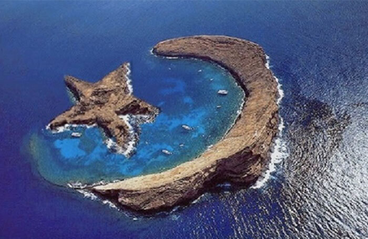
#> input picture Inpainting/Data/Ori/p1-nomor100_ori.png, 368 x 239 px, shrunk from 700 x 455 before the run
$ python -i inpainting-laplacian.py   (imports and definitions only)
#> lines starting #> are read from the running program, lines starting #| are printed output that depends on the picture; after the words box and inside, x2 and y2 are one past the last pixel; in counts of white or black regions, pixels touching at a corner belong together; long printed decimals are rounded
import matplotlib.pyplot as plt
from skimage import color #converting image to grayscale
from skimage import io #reading writing image
import glob
import os
import time
import numpy as np #array-matrices
# [1 line not run here, left out]

# susunan folder
# laplacian
# --> ori
#       --> p1-nomor1_ori.png
# --> defect
#       --> p1-nomor1_defect.png
# --> mask
#       --> p1-nomor1_mask.png
# --> inp
#       --> p1-nomor1_inp.png


# Computes the relative squared error between two arrays.
# antara gambar asli dengan gambar yg di inpaint
def compute_rse(var, var_hat):
    return np.linalg.norm(var - var_hat, 2) / np.linalg.norm(var, 2)

# Generates a 1D Laplacian kernel with the specified length T and parameter tau
# mendeteksi area tepi pada gambar
def laplacian(T, tau):
    ell = np.zeros(T)
    ell[0] = 2 * tau
    for k in range(tau):
        ell[k + 1] = -1
        ell[-k - 1] = -1
    return ell

# Computes the proximal operator for a 2D signal.
# memperbarui nilai piksel gambar
def prox_2d(z, w, lmbda, denominator):
    M, N = z.shape
    temp = np.fft.fft2(lmbda * z - w) / denominator
    temp1 = 1 - M * N / (lmbda * np.abs(temp))
    temp1[temp1 <= 0] = 0
    return np.fft.ifft2(temp * temp1).real

# Updates the variable z using the observed and missing parts of the signal.
# ?memperbarui variabel z menggunakan bagian yang diamati dan hilang dari sinyal.
def update_z(y_train, pos_train, x, w, lmbda, eta):
    z = x + w / lmbda
    z[pos_train] = (lmbda / (lmbda + eta) * z[pos_train]
                    + eta / (lmbda + eta) * y_train)
    return z

#  Updates the variable w.
# memperbarui variabel w, yang merupakan bagian dari proses iteratif untuk menemukan solusi yang optimal.
def update_w(x, z, w, lmbda):
    return w + lmbda * (x - z)

# Performs Laplacian convolution-based inpainting for 2D signals.
# melakukan inpainting berbasis konvolusi Laplacian untuk sinyal 2D. Ini mengatur proses iteratif
# dan memanggil fungsi lainnya untuk memperbarui gambar.
def laplacian_conv_2d(y_true, y, lmbda, gamma, eta, tau, maxiter = 50):
    M, N = y.shape
    pos_train = np.where(y != 0)
    y_train = y[pos_train]
    pos_test = np.where((y_true != 0) & (y == 0))
    y_test = y_true[pos_test]
    z = y.copy()
    w = y.copy()
    ell_1 = laplacian(M, tau)
    ell_2 = laplacian(N, tau)
    denominator = lmbda + gamma * np.fft.fft2(np.outer(ell_1, ell_2)) ** 2
    del y_true, y
    show_iter = 10
    for it in range(maxiter):
        # [4 lines of commented-out code are left out]
        x = prox_2d(z, w, lmbda, denominator)
        z = update_z(y_train, pos_train, x, w, lmbda, eta)
        w = update_w(x, z, w, lmbda)

        if (it + 1) % show_iter == 0:
            print(it + 1)
            print(compute_rse(y_test, x[pos_test]))
            print()
            # io.imshow(z)
            # plt.axis('off')
            # plt.show()

    return x

def number_file(path):
    # path: c:\user\.....\laplacian\defect\p1-nomor1_defect.png
    # mengambil nama file + type + extension
    filename = os.path.basename(path)
    print("filename ",filename)
    # hasilnya p1-nomor1_ori.png

    # mengambil nama file
    filenumber = filename.rsplit('_', 1)[0]
    print("filenumber",filenumber)
    # hasilnya p1-nomor1

    return filenumber

def base_path(path):
    # path: c:\user\.....\laplacian\defect\p1-nomor1_defect.png
    # mundur 1 dir, c:\....\laplacian\defect
    filebase =  os.path.dirname(path)
    print("filebase:", filebase)

    # mundur 1 dir, c:\....\laplacian
    filebase = os.path.dirname(filebase)
    print("filebase:", filebase)

    return filebase

def process_file(path):
    start_time = time.time()
    img = io.imread(path)
#> img is the input picture: shape (239, 368, 4); mean R, G, B, A 78.1, 90.4, 125.9, 255
    print("path: ", path)
    # path: c:\user\.....\laplacian\defect\p1-nomor1_defect.png

    # convert image to grayscale
    if img.shape[2] == 4:
        img = img[:, :, :3]
#> img: shape (239, 368, 3)
    imgGray = color.rgb2gray(img)
    print("img shape: ", img.shape)
#| img shape:  (239, 368, 3)

    M, N = imgGray.shape
#> M = 239; N = 368
    missing_rate = 0.9
    mask = imgGray * np.round(np.random.rand(M, N)+ 0.5 - missing_rate)
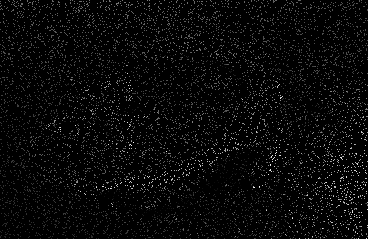
#> mask: shape (239, 368) float64; min 0, max 0.994, mean 0.0353

    print("sparse shape: ", mask.shape)
#| sparse shape:  (239, 368)
    # io.imshow(mask, cmap='gray')
    # plt.axis('off')
    # plt.show()
    filemask = os.path.join(base_path(path), 'mask', number_file(path) + '_mask.png')
    print("filemask:", filemask)
    # hasil C:\Users......\laplacian\mask\p1-nomor1_mask.png

    # supaya bs save
    sparse_img_uint8 = (mask * 255).astype(np.uint8)
    io.imsave(filemask, sparse_img_uint8)
    end_time = time.time()
    processing_time_mask = end_time - start_time
    print("Waktu pemrosesan mask:", processing_time_mask, "detik")

    start_time = time.time()
    # proses inpainting
    lmbda = 5e-3 * M * N
#> lmbda = 439.8
    gamma = 1 * lmbda
#> gamma = 439.8
    eta = 100 * lmbda
#> eta = 43976
    tau = 2
    maxiter = 100
    mat_hat = laplacian_conv_2d(imgGray, mask, lmbda, gamma, eta, tau, maxiter)
#> in laplacian_conv_2d, `pos_train = np.where(y != 0)`: pos_train = 8772 positions, rows 0 to 238, columns 0 to 367
#> in laplacian_conv_2d, `y_train = y[pos_train]`: y_train = 8772 values, max 0.994 at index 4748, min 0.0211 at index 6950, mean 0.354
#> in laplacian_conv_2d, `pos_test = np.where((y_true != 0) & (y == 0))`: pos_test = 79180 positions, rows 0 to 238, columns 0 to 367
#> the loop in laplacian_conv_2d, `for it in range(maxiter): # print("iteration ke", it) # print("show it..` made 100 passes
#| 0.5845
#| 0.3722
#| 0.2852
#| 0.2706
#| 0.2662
#| 0.2654
#| 0.2653
#| 0.2653
#> (further printed lines are left out)
#> pass 1, in prox_2d, `temp1 = 1 - M * N / (lmbda * np.abs(temp))`:
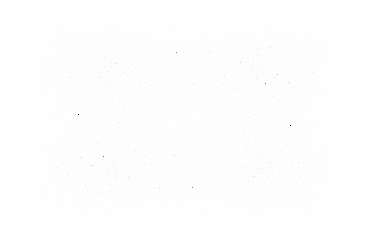
#> temp1: shape (239, 368) float64; min -1697272.3, max 0.935, mean -4204.7; drawn with min black and max white
#> pass 1, in update_z, `z = x + w / lmbda`:
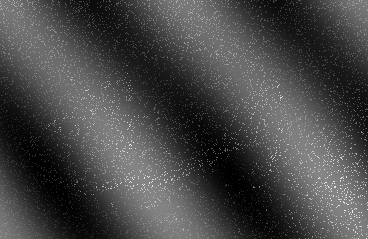
#> z: shape (239, 368) float64; min 0.0318, max 0.0362, mean 0.033; drawn with min black and max white
#> pass 1, in laplacian_conv_2d, `z = update_z(y_train, pos_train, x, w, lmbda, eta)`:
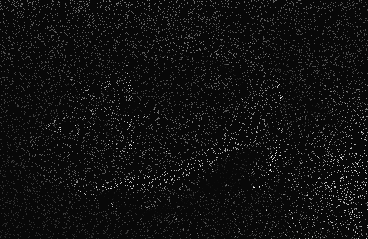
#> z: shape (239, 368) float64; 9.97% of pixels changed, all inside (x1, y1, x2, y2) = (0, 0, 368, 239)
#> after the loop in laplacian_conv_2d, `for it in range(maxiter):`:
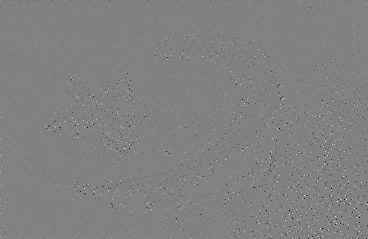
#> w: shape (239, 368) float64; min -7618, max 7409.9, mean -1; drawn with min black and max white
#> after the loop in laplacian_conv_2d, `for it in range(maxiter):`:
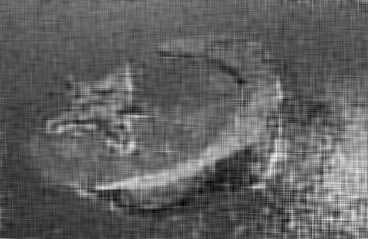
#> x: shape (239, 368) float64; min -0.0609, max 1.03, mean 0.354; drawn with min black and max white

    mat_hat[mat_hat < 0] = 0
#> mat_hat: shape (239, 368) float64; 0.03% of pixels changed, all inside (x1, y1, x2, y2) = (153, 81, 252, 213)
    mat_hat[mat_hat > 1] = 1
#> mat_hat: shape (239, 368) float64; min 0, max 1, mean 0.354
    # io.imshow(mat_hat)
    # plt.axis('off')

    fileinp = os.path.join(base_path(path), 'inp', number_file(path) + '_inp.png')
    print("fileinp:", fileinp)
    # hasil C:\Users......\laplacian\inp\p1-nomor1_inp.png

    plt.imsave(fileinp.format(tau), mat_hat, cmap = plt.cm.gray)
    end_time = time.time()
    processing_time_inpaint = end_time - start_time
    print("Waktu pemrosesan inpaint:", processing_time_inpaint, "detik")

    #bikin plot
    fig, axes = plt.subplots(ncols=2, nrows=2)
    ax = axes.ravel()

    ax[0].set_title('Original image')
    fileori = os.path.join(base_path(path), 'ori', number_file(path) + '_ori.png')
    print("fileori:", fileori)
    # hasil C:\Users\.......\laplacian\ori\p1-nomor1_ori.png
    ax[0].imshow(io.imread(fileori))

    ax[1].set_title('Mask')
    ax[1].imshow(mask, cmap=plt.cm.gray)

    ax[2].set_title('Defected image')
    ax[2].imshow(img)

    ax[3].set_title('Inpainted image')
    ax[3].imshow(io.imread(fileinp))

    for a in ax:
        a.axis('off')

    fig.tight_layout()
    plt.show()
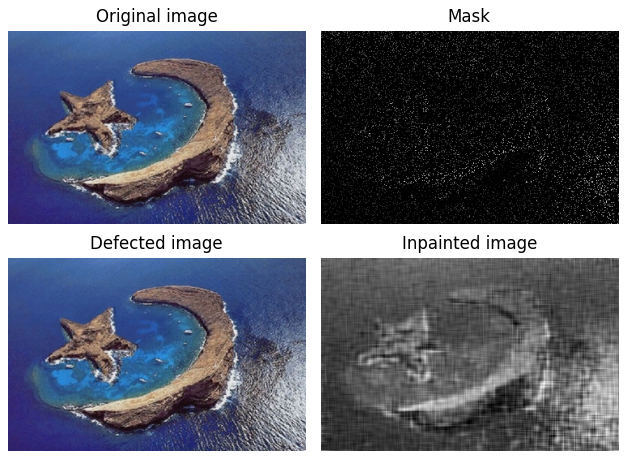
#> figure drawn by matplotlib, 4 panels

def main():
    file_onepath = r'C:\Users\vinny\OneDrive - Bina Nusantara\Documents\Research-enrichment\inpainting\laplacian\defect\p1-nomor50_defect.png'
    folder_path = 'C:\\Users\\vinny\\OneDrive - Bina Nusantara\\Documents\\Research-enrichment\\inpainting\\laplacian\\defect'

    # comment yang tidak digunakan
    file_use = folder_path
    # file_use = file_onepath
    n = 1

    if os.path.isfile(file_use):
        print("file")
        process_file(file_use)
    elif os.path.isdir(file_use):
        file_type = '*.png'
        # Menggunakan glob untuk mencocokkan pola file
        file_list = glob.glob(os.path.join(folder_path, file_type))

        # Iterasi semua file yang cocok
        for file_path in file_list:
            print("file pathdisinii: ", file_path)
            absolute_path = os.path.abspath(file_path)
            print("file pathdisinii: ", file_path)
            process_file(absolute_path)
            print("=====================")
            print("process file ke: ", n)
            print("=====================")
            n = n + 1


# [2 lines not run here, left out]

>>> result = process_file('../Inpainting/Data/Ori/p1-nomor100_ori.png')

$ run again, on Inpainting/Data/Ori/p1-nomor19_ori.png
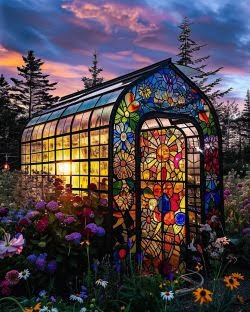
#> input picture Inpainting/Data/Ori/p1-nomor19_ori.png, 250 x 312 px
#> in process_file, img is the input picture: shape (312, 250, 3); mean R, G, B 78.7, 67.4, 74.7
#| img shape:  (312, 250, 3)
#> in process_file, `mask = imgGray * np.round(np.random.rand(M, N)+ 0.5 - missing_rate)`:
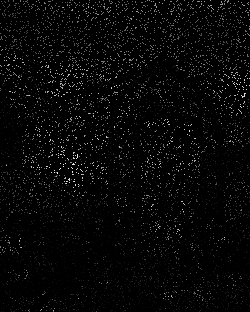
#> mask: shape (312, 250) float64; min 0, max 0.992, mean 0.0276
#| sparse shape:  (312, 250)
#> pos_train = 7756 positions, rows 0 to 311, columns 0 to 249
#> y_train = 7756 values, max 0.992 at index 4209, min 0.000565 at index 3899, mean 0.278
#> pos_test = 70200 positions, rows 0 to 311, columns 0 to 249
#> the loop in laplacian_conv_2d, `for it in range(maxiter): # print("iteration ke", it) # print("show it..` made 100 passes
#| 0.6312
#| 0.47
#| 0.4199
#| 0.4138
#| 0.4125
#> (further printed lines are left out)
#> in process_file, `plt.show()`:
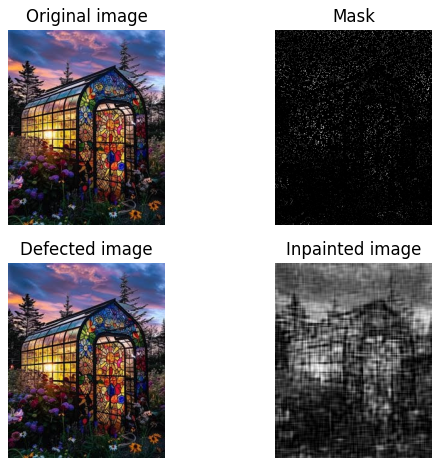
#> figure drawn by matplotlib, 4 panels
